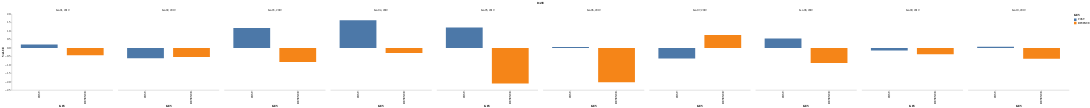

Notebook source saved alongside this figure:
### Code cell
import altair as alt
import pandas as pd



alt.Chart(data).mark_bar().encode(
    x=alt.X('KEY', scale=alt.Scale(padding=0.2)),
    y=alt.Y('VALUE'),
    color='KEY',
    column=alt.Column('DATE:T'),
    tooltip=['KEY', 'VALUE'],
).configure_axis(
    grid=False
).configure_view(
    strokeWidth=0
).configure_scale()

### Figure 1 — Vega-Lite specification as saved in the notebook (floating-point values rounded to 4 significant figures)
{"$schema": "https://vega.github.io/schema/vega-lite/v3.3.0.json", "config": {"axis": {"grid": false}, "mark": {"tooltip": null}, "scale": {}, "view": {"height": 300, "strokeWidth": 0, "width": 400}}, "data": {"name": "data-62981dbf4097fb09dce1455b177c41e2"}, "datasets": {"data-62981dbf4097fb09dce1455b177c41e2": [{"DATE": "2019-01-01T00:00:00", "KEY": "REVENUE", "VALUE": -0.4389}, {"DATE": "2019-01-02T00:00:00", "KEY": "REVENUE", "VALUE": -0.5465}, {"DATE": "2019-01-03T00:00:00", "KEY": "REVENUE", "VALUE": -0.8317}, {"DATE": "2019-01-04T00:00:00", "KEY": "REVENUE", "VALUE": -0.2976}, {"DATE": "2019-01-05T00:00:00", "KEY": "REVENUE", "VALUE": -2.106}, {"DATE": "2019-01-06T00:00:00", "KEY": "REVENUE", "VALUE": -2.042}, {"DATE": "2019-01-07T00:00:00", "KEY": "REVENUE", "VALUE": 0.765}, {"DATE": "2019-01-08T00:00:00", "KEY": "REVENUE", "VALUE": -0.8983}, {"DATE": "2019-01-09T00:00:00", "KEY": "REVENUE", "VALUE": -0.38}, {"DATE": "2019-01-10T00:00:00", "KEY": "REVENUE", "VALUE": -0.6506}, {"DATE": "2019-01-01T00:00:00", "KEY": "COST", "VALUE": 0.2045}, {"DATE": "2019-01-02T00:00:00", "KEY": "COST", "VALUE": -0.6089}, {"DATE": "2019-01-03T00:00:00", "KEY": "COST", "VALUE": 1.18}, {"DATE": "2019-01-04T00:00:00", "KEY": "COST", "VALUE": 1.64}, {"DATE": "2019-01-05T00:00:00", "KEY": "COST", "VALUE": 1.209}, {"DATE": "2019-01-06T00:00:00", "KEY": "COST", "VALUE": 0.06033}, {"DATE": "2019-01-07T00:00:00", "KEY": "COST", "VALUE": -0.6351}, {"DATE": "2019-01-08T00:00:00", "KEY": "COST", "VALUE": 0.5588}, {"DATE": "2019-01-09T00:00:00", "KEY": "COST", "VALUE": -0.1553}, {"DATE": "2019-01-10T00:00:00", "KEY": "COST", "VALUE": 0.07402}]}, "encoding": {"color": {"field": "KEY", "type": "nominal"}, "column": {"field": "DATE", "type": "temporal"}, "tooltip": [{"field": "KEY", "type": "nominal"}, {"field": "VALUE", "type": "quantitative"}], "x": {"field": "KEY", "scale": {"padding": 0.2}, "type": "nominal"}, "y": {"field": "VALUE", "type": "quantitative"}}, "mark": "bar"}
